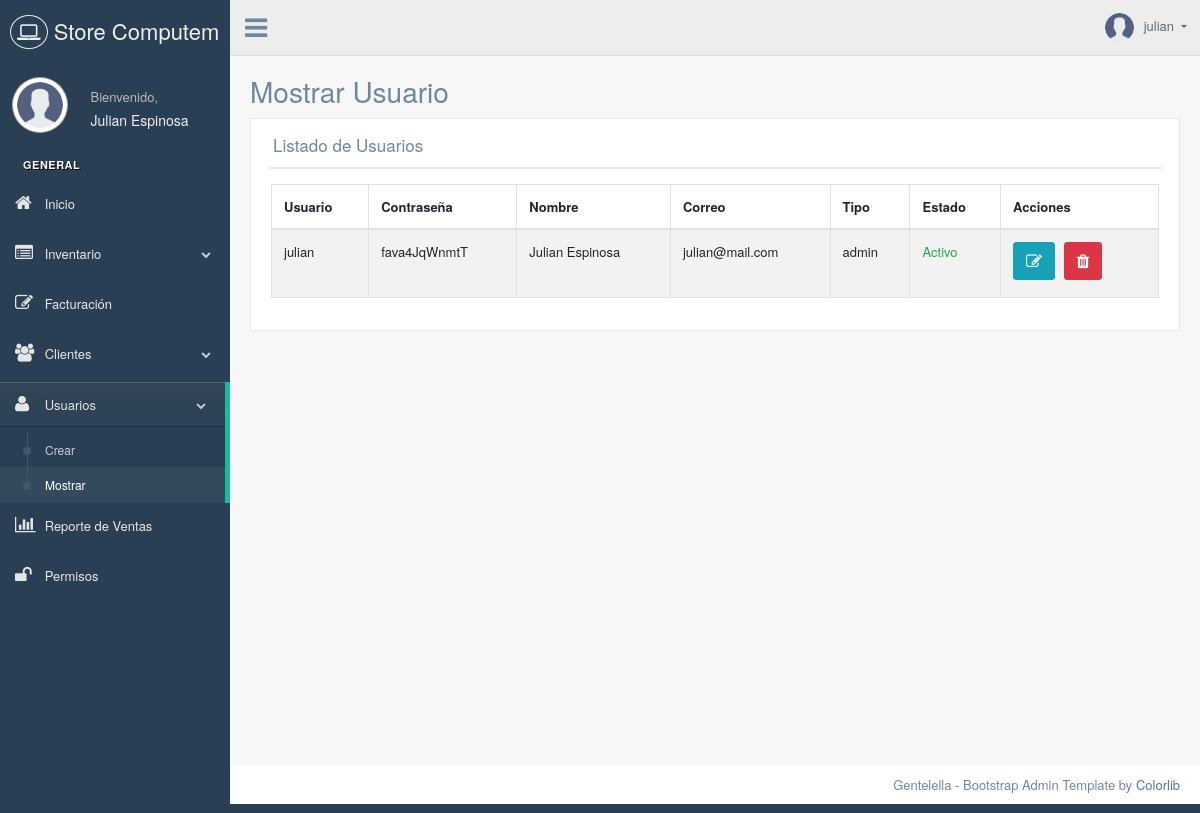
Screenshot of /listar_usuario.php (signed in) with the database file from the repository.
### tables this page shows
CREATE TABLE usuario (
	user VARCHAR(30),
	password VARCHAR(50),
	estado ENUM('s','n'),
	nombre VARCHAR(70),
    correo VARCHAR(60),
	tipo ENUM('admin','vendedor'),
    PRIMARY KEY(user)
);

### funciones.php (called while the page is built, shortened)
<?php
function permiso($user, $id, $conexion)
{
	$sentencia = $conexion->prepare("SELECT * FROM permiso WHERE user='$user' AND permiso=$id AND estado='s'") or die($conexion->error);
	$sentencia->execute();
	$num = $sentencia->rowCount();
	if ($num >= 1) {
		return TRUE;
	} else {
		return FALSE;
	}
}

### listar_usuario.php (the view, shortened to what this page needs)
<?php
include_once "conexion.php";
include_once "funciones.php";
?>
<!DOCTYPE html>
<html lang="es">
<head>
  <link href="vendors/bootstrap/dist/css/bootstrap.min.css" rel="stylesheet">
  <link href="vendors/font-awesome/css/font-awesome.min.css" rel="stylesheet">
  <link href="vendors/nprogress/nprogress.css" rel="stylesheet">
  <link href="vendors/iCheck/skins/flat/green.css" rel="stylesheet">
  <link href="vendors/bootstrap-progressbar/css/bootstrap-progressbar-3.3.4.min.css" rel="stylesheet">
  <link href="vendors/jqvmap/dist/jqvmap.min.css" rel="stylesheet" />
  <link href="vendors/bootstrap-daterangepicker/daterangepicker.css" rel="stylesheet">
  <link href="build/css/custom.min.css" rel="stylesheet">
</head>
<body class="nav-md">
  <div class="container body">
    <div class="main_container">
      <div class="col-md-3 left_col">
        <div class="left_col scroll-view">
          <div class="navbar nav_title" style="border: 0;">
            <a href="index.php" class="site_title"><i class="fa fa-laptop"></i> <span>Store Computem</span></a>
          </div>
          <div class="profile clearfix">
            <div class="profile_pic">
              <img src="images/user.png" alt="..." class="img-circle profile_img">
            </div>
            <div class="profile_info">
              <span>Bienvenido,</span>
              <h2><?php echo $_SESSION["user_name"]; ?></h2>
            </div>
          </div>
          <br />
          <div id="sidebar-menu" class="main_menu_side hidden-print main_menu">
            <div class="menu_section">
              <h3>General</h3>
              <ul class="nav side-menu">
                <li><a href="index.php"><i class="fa fa-home"></i> Inicio</a></li>
                <?php if (permiso($_SESSION["user"], "2", $conexion)) { ?>
                  <li><a><i class="fa fa-list-alt"></i> Inventario <span class="fa fa-chevron-down"></span></a>
                  </li>
                <?php } ?>
                <?php if (permiso($_SESSION["user"], "1", $conexion)) { ?>
                  <li><a href="facturacion.php"><i class="fa fa-edit"></i> Facturación</a></li>
                <?php } ?>
                <?php if (permiso($_SESSION["user"], "3", $conexion)) { ?>
                  <li><a><i class="fa fa-group"></i> Clientes <span class="fa fa-chevron-down"></span></a>
                  </li>
                <?php } ?>
                <?php if (permiso($_SESSION["user"], "4", $conexion)) { ?>
                  <li><a><i class="fa fa-user"></i> Usuarios <span class="fa fa-chevron-down"></span></a>
                    <ul class="nav child_menu">
                      <li><a href="nuevo_usuario.php">Crear</a></li>
                      <li><a href="listar_usuario.php">Mostrar</a></li>
                    </ul>
                  </li>
                <?php } ?>
                <?php if (permiso($_SESSION["user"], "5", $conexion)) { ?>
                  <li><a href="reporte_ventas.php"><i class="fa fa-bar-chart"></i> Reporte de Ventas</a></li>
                <?php } ?>
                <?php if (permiso($_SESSION["user"], "6", $conexion)) { ?>
                  <li><a href="permisos.php"><i class="fa fa-unlock"></i> Permisos</a></li>
                <?php } ?>
              </ul>
            </div>
          </div>
        </div>
      </div>
      <div class="top_nav">
        <div class="nav_menu">
          <div class="nav toggle">
            <a id="menu_toggle"><i class="fa fa-bars"></i></a>
          </div>
          <nav class="nav navbar-nav">
            <ul class=" navbar-right">
              <li class="nav-item dropdown open" style="padding-left: 15px;">
                <a href="javascript:;" class="user-profile dropdown-toggle" aria-haspopup="true" id="navbarDropdown" data-toggle="dropdown" aria-expanded="false">
                  <img src="images/user.png" alt=""><?php echo $_SESSION["user"]; ?>
                </a>
              </li>
            </ul>
          </nav>
        </div>
      </div>
      <div class="right_col" role="main">
        <div class="">
          <div class="page-title">
            <div class="title_left">
              <h3>Mostrar Usuario</h3>
            </div>
          </div>
          <div class="clearfix"></div>
          <div class="row">
            <div class="col-md-12 col-sm-12 ">
              <div class="x_panel">
                <div class="x_title">
                  <h2>Listado de Usuarios</h2>
                  <div class="clearfix"></div>
                </div>
                <div class="x_content">
                  <div class="row">
                    <div class="col-sm-12">
                      <div class="card-box table-responsive">
                        <table id="datatable" class="table table-striped table-bordered" style="width:100%">
                          <thead>
                            <tr>
                              <th>Usuario</th>
                              <th>Contraseña</th>
                              <th>Nombre</th>
                              <th>Correo</th>
                              <th>Tipo</th>
                              <th>Estado</th>
                              <th>Acciones</th>
                            </tr>
                          </thead>
                          <tbody>
                            <?php
                            $registros = $conexion->query("SELECT * FROM usuario") or die($conexion->error);
                            $usuarios = $registros->fetchAll(PDO::FETCH_OBJ);
                            foreach ($usuarios as $usuario) {
                              echo "<tr>";
                              echo "<td>", $usuario->user, "</td>";
                              echo "<td>", $usuario->password, "</td>";
                              echo "<td>", $usuario->nombre, "</td>";
                              echo "<td>", $usuario->correo, "</td>";
                              echo "<td>", $usuario->tipo, "</td>";
                              $estado = $usuario->estado;
                              if ($estado == "s") {
                                echo "<td class='text-success'>Activo</td>";
                              } else {
                                echo "<td class='text-danger'>Inactivo</td>";
                              }
                              echo "<td><button class='btn btn-info' data-toggle='modal' data-target='#editar_usuario", $usuario->user, "'><i class='fa fa-edit'></i></button>  <button class='btn btn-danger'><i class='fa fa-trash'></i></buttons></td>";
                              echo "</tr>";
                            ?>
                            <?php
                            }
                            ?>
                          </tbody>
                        </table>
                      </div>
                    </div>
                  </div>
                </div>
              </div>
            </div>
          </div>
        </div>
      </div>
      <footer>
        <div class="pull-right">
          Gentelella - Bootstrap Admin Template by <a href="https://colorlib.com">Colorlib</a>
        </div>
        <div class="clearfix"></div>
      </footer>
    </div>
  </div>
</body>
</html>

### rows the page displays
usuario: user "julian", password "fava4JqWnmtT", nombre "Julian Espinosa", correo "julian@mail.com", tipo "admin", estado "Activo"

### other values shown
$_SESSION["user_name"] "Julian Espinosa"
$_SESSION["user"] "julian"
